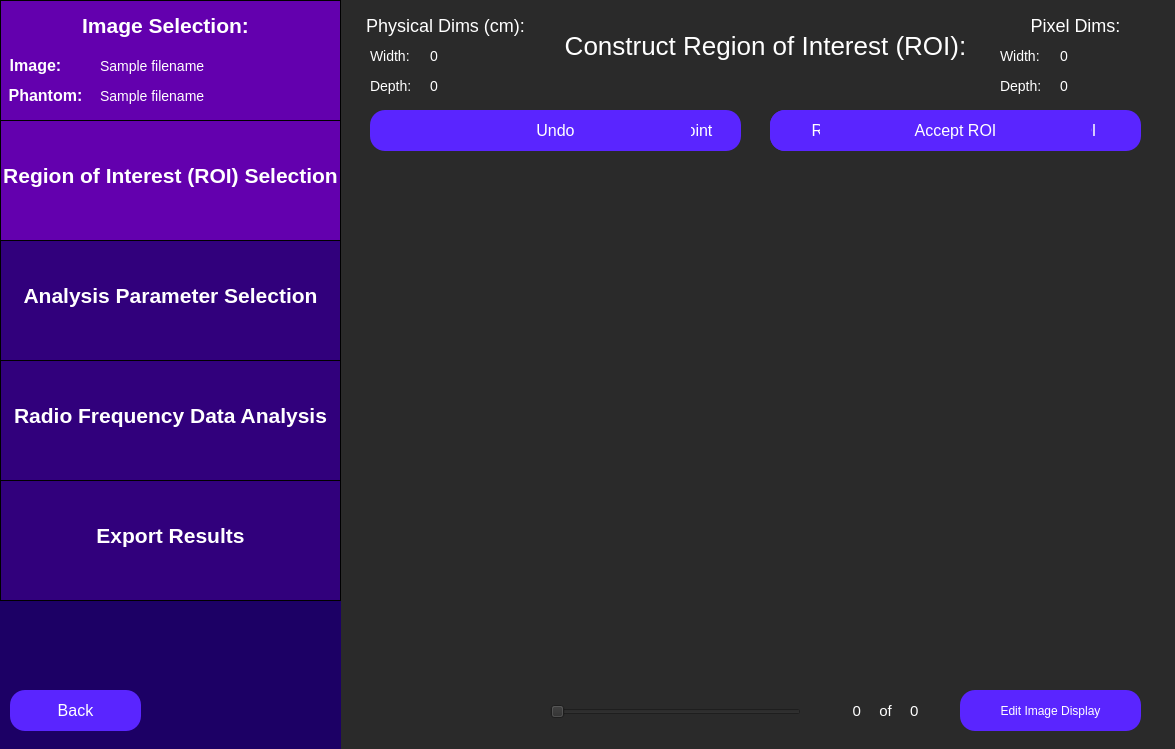
<?xml version="1.0" encoding="UTF-8"?>
<ui version="4.0">
 <class>constructRoi</class>
 <widget class="QWidget" name="constructRoi">
  <property name="geometry">
   <rect>
    <x>0</x>
    <y>0</y>
    <width>1175</width>
    <height>749</height>
   </rect>
  </property>
  <property name="windowTitle">
   <string>Select Region of Interest</string>
  </property>
  <property name="styleSheet">
   <string notr="true">QWidget {
	background: rgb(42, 42, 42);
}</string>
  </property>
  <widget class="QLabel" name="constructRoiLabel">
   <property name="geometry">
    <rect>
     <x>550</x>
     <y>-20</y>
     <width>431</width>
     <height>131</height>
    </rect>
   </property>
   <property name="styleSheet">
    <string notr="true">QLabel {
	font-size: 26px;
	color: rgb(255, 255, 255);
	background-color: rgba(255, 255, 255, 0);
}</string>
   </property>
   <property name="text">
    <string>Construct Region of Interest (ROI):</string>
   </property>
   <property name="textFormat">
    <enum>Qt::AutoText</enum>
   </property>
   <property name="scaledContents">
    <bool>false</bool>
   </property>
   <property name="alignment">
    <set>Qt::AlignCenter</set>
   </property>
   <property name="wordWrap">
    <bool>true</bool>
   </property>
  </widget>
  <widget class="QPushButton" name="drawRoiButton">
   <property name="geometry">
    <rect>
     <x>370</x>
     <y>110</y>
     <width>171</width>
     <height>41</height>
    </rect>
   </property>
   <property name="styleSheet">
    <string notr="true">QPushButton {
	color: white;
	font-size: 16px;
	background: rgb(90, 37, 255);
	border-radius: 15px;
}
QPushButton:checked {
	color:white; 
	font-size: 16px;
	background: rgb(45, 0, 110);
	border-radius: 15px;
}
</string>
   </property>
   <property name="text">
    <string>Draw ROI</string>
   </property>
   <property name="checkable">
    <bool>true</bool>
   </property>
   <property name="checked">
    <bool>false</bool>
   </property>
  </widget>
  <widget class="QPushButton" name="undoLastPtButton">
   <property name="geometry">
    <rect>
     <x>570</x>
     <y>110</y>
     <width>171</width>
     <height>41</height>
    </rect>
   </property>
   <property name="styleSheet">
    <string notr="true">QPushButton {
	color: white;
	font-size: 16px;
	background: rgb(90, 37, 255);
	border-radius: 15px;
}</string>
   </property>
   <property name="text">
    <string>Undo Last Point</string>
   </property>
   <property name="checkable">
    <bool>false</bool>
   </property>
  </widget>
  <widget class="QPushButton" name="acceptRoiButton">
   <property name="geometry">
    <rect>
     <x>970</x>
     <y>110</y>
     <width>171</width>
     <height>41</height>
    </rect>
   </property>
   <property name="styleSheet">
    <string notr="true">QPushButton {
	color: white;
	font-size: 16px;
	background: rgb(90, 37, 255);
	border-radius: 15px;
}</string>
   </property>
   <property name="text">
    <string>Accept ROI</string>
   </property>
   <property name="checkable">
    <bool>false</bool>
   </property>
  </widget>
  <widget class="QWidget" name="sidebar" native="true">
   <property name="geometry">
    <rect>
     <x>0</x>
     <y>0</y>
     <width>341</width>
     <height>751</height>
    </rect>
   </property>
   <property name="toolTip">
    <string>&lt;html&gt;&lt;head/&gt;&lt;body&gt;&lt;p&gt;&lt;br/&gt;&lt;/p&gt;&lt;/body&gt;&lt;/html&gt;</string>
   </property>
   <property name="styleSheet">
    <string notr="true">QWidget {
	background-color: rgb(28, 0, 101);
}</string>
   </property>
   <widget class="QFrame" name="imageSelectionSidebar">
    <property name="geometry">
     <rect>
      <x>0</x>
      <y>0</y>
      <width>341</width>
      <height>121</height>
     </rect>
    </property>
    <property name="styleSheet">
     <string notr="true">QFrame {
	background-color: rgb(99, 0, 174);
	border: 1px solid black;
}</string>
    </property>
    <property name="frameShape">
     <enum>QFrame::StyledPanel</enum>
    </property>
    <property name="frameShadow">
     <enum>QFrame::Raised</enum>
    </property>
    <widget class="QLabel" name="imageSelectionLabelSidebar">
     <property name="geometry">
      <rect>
       <x>70</x>
       <y>0</y>
       <width>191</width>
       <height>51</height>
      </rect>
     </property>
     <property name="styleSheet">
      <string notr="true">QLabel {
	font-size: 21px;
	color: rgb(255, 255, 255);
	background-color: rgba(255, 255, 255, 0);
	border: 0px;
	font-weight: bold;
}</string>
     </property>
     <property name="text">
      <string>Image Selection:</string>
     </property>
     <property name="alignment">
      <set>Qt::AlignCenter</set>
     </property>
    </widget>
    <widget class="QLabel" name="imageLabel">
     <property name="geometry">
      <rect>
       <x>-60</x>
       <y>40</y>
       <width>191</width>
       <height>51</height>
      </rect>
     </property>
     <property name="styleSheet">
      <string notr="true">QLabel {
	font-size: 16px;
	color: rgb(255, 255, 255);
	background-color: rgba(255, 255, 255, 0);
	border: 0px;
	font-weight: bold;
}</string>
     </property>
     <property name="text">
      <string>Image:</string>
     </property>
     <property name="alignment">
      <set>Qt::AlignCenter</set>
     </property>
    </widget>
    <widget class="QLabel" name="phantomLabel">
     <property name="geometry">
      <rect>
       <x>-50</x>
       <y>70</y>
       <width>191</width>
       <height>51</height>
      </rect>
     </property>
     <property name="styleSheet">
      <string notr="true">QLabel {
	font-size: 16px;
	color: rgb(255, 255, 255);
	background-color: rgba(255, 255, 255, 0);
	border: 0px;
	font-weight: bold
}</string>
     </property>
     <property name="text">
      <string>Phantom:</string>
     </property>
     <property name="alignment">
      <set>Qt::AlignCenter</set>
     </property>
    </widget>
    <widget class="QLabel" name="imagePathInput">
     <property name="geometry">
      <rect>
       <x>100</x>
       <y>40</y>
       <width>241</width>
       <height>51</height>
      </rect>
     </property>
     <property name="styleSheet">
      <string notr="true">QLabel {
	font-size: 14px;
	color: rgb(255, 255, 255);
	background-color: rgba(255, 255, 255, 0);
	border: 0px;
}</string>
     </property>
     <property name="text">
      <string>Sample filename </string>
     </property>
     <property name="alignment">
      <set>Qt::AlignLeading|Qt::AlignLeft|Qt::AlignVCenter</set>
     </property>
    </widget>
    <widget class="QLabel" name="phantomPathInput">
     <property name="geometry">
      <rect>
       <x>100</x>
       <y>70</y>
       <width>241</width>
       <height>51</height>
      </rect>
     </property>
     <property name="styleSheet">
      <string notr="true">QLabel {
	font-size: 14px;
	color: rgb(255, 255, 255);
	background-color: rgba(255, 255, 255, 0);
	border: 0px;
}</string>
     </property>
     <property name="text">
      <string>Sample filename </string>
     </property>
     <property name="alignment">
      <set>Qt::AlignLeading|Qt::AlignLeft|Qt::AlignVCenter</set>
     </property>
    </widget>
   </widget>
   <widget class="QFrame" name="roiSidebar">
    <property name="geometry">
     <rect>
      <x>0</x>
      <y>120</y>
      <width>341</width>
      <height>121</height>
     </rect>
    </property>
    <property name="styleSheet">
     <string notr="true">QFrame {
	background-color: rgb(99, 0, 174);
	border: 1px solid black;
}</string>
    </property>
    <property name="frameShape">
     <enum>QFrame::StyledPanel</enum>
    </property>
    <property name="frameShadow">
     <enum>QFrame::Raised</enum>
    </property>
    <widget class="QLabel" name="roiSidebarLabel">
     <property name="geometry">
      <rect>
       <x>0</x>
       <y>30</y>
       <width>341</width>
       <height>51</height>
      </rect>
     </property>
     <property name="styleSheet">
      <string notr="true">QLabel {
	font-size: 21px;
	color: rgb(255, 255, 255);
	background-color: rgba(255, 255, 255, 0);
	border: 0px;
	font-weight: bold;
}</string>
     </property>
     <property name="text">
      <string>Region of Interest (ROI) Selection</string>
     </property>
     <property name="alignment">
      <set>Qt::AlignCenter</set>
     </property>
    </widget>
   </widget>
   <widget class="QFrame" name="rfAnalysisSidebar">
    <property name="geometry">
     <rect>
      <x>0</x>
      <y>360</y>
      <width>341</width>
      <height>121</height>
     </rect>
    </property>
    <property name="styleSheet">
     <string notr="true">QFrame {
	background-color:  rgb(49, 0, 124);
	border: 1px solid black;
}</string>
    </property>
    <property name="frameShape">
     <enum>QFrame::StyledPanel</enum>
    </property>
    <property name="frameShadow">
     <enum>QFrame::Raised</enum>
    </property>
    <widget class="QLabel" name="rfAnalysisLabel">
     <property name="geometry">
      <rect>
       <x>0</x>
       <y>30</y>
       <width>341</width>
       <height>51</height>
      </rect>
     </property>
     <property name="styleSheet">
      <string notr="true">QLabel {
	font-size: 21px;
	color: rgb(255, 255, 255);
	background-color: rgba(255, 255, 255, 0);
	border: 0px;
	font-weight: bold;
}</string>
     </property>
     <property name="text">
      <string>Radio Frequency Data Analysis</string>
     </property>
     <property name="alignment">
      <set>Qt::AlignCenter</set>
     </property>
    </widget>
   </widget>
   <widget class="QFrame" name="exportResultsSidebar">
    <property name="geometry">
     <rect>
      <x>0</x>
      <y>480</y>
      <width>341</width>
      <height>121</height>
     </rect>
    </property>
    <property name="styleSheet">
     <string notr="true">QFrame {
	background-color:  rgb(49, 0, 124);
	border: 1px solid black;
}</string>
    </property>
    <property name="frameShape">
     <enum>QFrame::StyledPanel</enum>
    </property>
    <property name="frameShadow">
     <enum>QFrame::Raised</enum>
    </property>
    <widget class="QLabel" name="exportResultsLabel">
     <property name="geometry">
      <rect>
       <x>20</x>
       <y>30</y>
       <width>301</width>
       <height>51</height>
      </rect>
     </property>
     <property name="styleSheet">
      <string notr="true">QLabel {
	font-size: 21px;
	color: rgb(255, 255, 255);
	background-color: rgba(255, 255, 255, 0);
	border: 0px;
	font-weight: bold;
}</string>
     </property>
     <property name="text">
      <string>Export Results</string>
     </property>
     <property name="alignment">
      <set>Qt::AlignCenter</set>
     </property>
    </widget>
   </widget>
  </widget>
  <widget class="QFrame" name="analysisParamsSidebar">
   <property name="geometry">
    <rect>
     <x>0</x>
     <y>240</y>
     <width>341</width>
     <height>121</height>
    </rect>
   </property>
   <property name="styleSheet">
    <string notr="true">QFrame {
	background-color: rgb(49, 0, 124);
	border: 1px solid black;
}</string>
   </property>
   <property name="frameShape">
    <enum>QFrame::StyledPanel</enum>
   </property>
   <property name="frameShadow">
    <enum>QFrame::Raised</enum>
   </property>
   <widget class="QLabel" name="analysisParamsLabel">
    <property name="geometry">
     <rect>
      <x>0</x>
      <y>30</y>
      <width>341</width>
      <height>51</height>
     </rect>
    </property>
    <property name="styleSheet">
     <string notr="true">QLabel {
	font-size: 21px;
	color: rgb(255, 255, 255);
	background-color: rgba(255, 255, 255, 0);
	border: 0px;
	font-weight:bold;
}</string>
    </property>
    <property name="text">
     <string>Analysis Parameter Selection</string>
    </property>
    <property name="alignment">
     <set>Qt::AlignCenter</set>
    </property>
   </widget>
  </widget>
  <widget class="QPushButton" name="editImageDisplayButton">
   <property name="geometry">
    <rect>
     <x>960</x>
     <y>690</y>
     <width>181</width>
     <height>41</height>
    </rect>
   </property>
   <property name="styleSheet">
    <string notr="true">QPushButton {
	color: white;
	font-size: 12px;
	background: rgb(90, 37, 255);
	border-radius: 15px;
}</string>
   </property>
   <property name="text">
    <string>Edit Image Display</string>
   </property>
  </widget>
  <widget class="QPushButton" name="closeRoiButton">
   <property name="geometry">
    <rect>
     <x>770</x>
     <y>110</y>
     <width>171</width>
     <height>41</height>
    </rect>
   </property>
   <property name="styleSheet">
    <string notr="true">QPushButton {
	color: white;
	font-size: 16px;
	background: rgb(90, 37, 255);
	border-radius: 15px;
}</string>
   </property>
   <property name="text">
    <string>Close ROI</string>
   </property>
   <property name="checkable">
    <bool>false</bool>
   </property>
  </widget>
  <widget class="QPushButton" name="redrawRoiButton">
   <property name="geometry">
    <rect>
     <x>770</x>
     <y>110</y>
     <width>171</width>
     <height>41</height>
    </rect>
   </property>
   <property name="styleSheet">
    <string notr="true">QPushButton {
	color: white;
	font-size: 16px;
	background: rgb(90, 37, 255);
	border-radius: 15px;
}</string>
   </property>
   <property name="text">
    <string>Redraw ROI</string>
   </property>
   <property name="checkable">
    <bool>false</bool>
   </property>
  </widget>
  <widget class="QPushButton" name="backButton">
   <property name="geometry">
    <rect>
     <x>10</x>
     <y>690</y>
     <width>131</width>
     <height>41</height>
    </rect>
   </property>
   <property name="styleSheet">
    <string notr="true">QPushButton {
	color: white;
	font-size: 16px;
	background: rgb(90, 37, 255);
	border-radius: 15px;
}</string>
   </property>
   <property name="text">
    <string>Back</string>
   </property>
  </widget>
  <widget class="QSlider" name="curFrameSlider">
   <property name="geometry">
    <rect>
     <x>550</x>
     <y>691</y>
     <width>251</width>
     <height>41</height>
    </rect>
   </property>
   <property name="orientation">
    <enum>Qt::Horizontal</enum>
   </property>
  </widget>
  <widget class="QLabel" name="curFrameLabel">
   <property name="geometry">
    <rect>
     <x>810</x>
     <y>695</y>
     <width>51</width>
     <height>31</height>
    </rect>
   </property>
   <property name="styleSheet">
    <string notr="true">QLabel {
	font-size: 15px;
	color: rgb(255, 255, 255);
	background-color: rgba(255, 255, 255, 0);
}</string>
   </property>
   <property name="text">
    <string>0</string>
   </property>
   <property name="textFormat">
    <enum>Qt::AutoText</enum>
   </property>
   <property name="scaledContents">
    <bool>false</bool>
   </property>
   <property name="alignment">
    <set>Qt::AlignRight|Qt::AlignTrailing|Qt::AlignVCenter</set>
   </property>
   <property name="wordWrap">
    <bool>true</bool>
   </property>
  </widget>
  <widget class="QLabel" name="ofFramesLabel">
   <property name="geometry">
    <rect>
     <x>860</x>
     <y>695</y>
     <width>51</width>
     <height>31</height>
    </rect>
   </property>
   <property name="styleSheet">
    <string notr="true">QLabel {
	font-size: 15px;
	color: rgb(255, 255, 255);
	background-color: rgba(255, 255, 255, 0);
}</string>
   </property>
   <property name="text">
    <string>of</string>
   </property>
   <property name="textFormat">
    <enum>Qt::AutoText</enum>
   </property>
   <property name="scaledContents">
    <bool>false</bool>
   </property>
   <property name="alignment">
    <set>Qt::AlignCenter</set>
   </property>
   <property name="wordWrap">
    <bool>true</bool>
   </property>
  </widget>
  <widget class="QLabel" name="totalFramesLabel">
   <property name="geometry">
    <rect>
     <x>910</x>
     <y>695</y>
     <width>51</width>
     <height>31</height>
    </rect>
   </property>
   <property name="styleSheet">
    <string notr="true">QLabel {
	font-size: 15px;
	color: rgb(255, 255, 255);
	background-color: rgba(255, 255, 255, 0);
}</string>
   </property>
   <property name="text">
    <string>0</string>
   </property>
   <property name="textFormat">
    <enum>Qt::AutoText</enum>
   </property>
   <property name="scaledContents">
    <bool>false</bool>
   </property>
   <property name="alignment">
    <set>Qt::AlignLeading|Qt::AlignLeft|Qt::AlignVCenter</set>
   </property>
   <property name="wordWrap">
    <bool>true</bool>
   </property>
  </widget>
  <widget class="QLabel" name="imDisplayFrame">
   <property name="geometry">
    <rect>
     <x>420</x>
     <y>170</y>
     <width>721</width>
     <height>501</height>
    </rect>
   </property>
   <property name="text">
    <string/>
   </property>
   <property name="alignment">
    <set>Qt::AlignCenter</set>
   </property>
  </widget>
  <widget class="QLabel" name="imMaskFrame">
   <property name="geometry">
    <rect>
     <x>420</x>
     <y>170</y>
     <width>721</width>
     <height>501</height>
    </rect>
   </property>
   <property name="styleSheet">
    <string notr="true">QLabel {
	background-color: transparent;
}</string>
   </property>
   <property name="text">
    <string/>
   </property>
   <property name="alignment">
    <set>Qt::AlignCenter</set>
   </property>
  </widget>
  <widget class="QLabel" name="imCoverFrame">
   <property name="geometry">
    <rect>
     <x>420</x>
     <y>170</y>
     <width>721</width>
     <height>501</height>
    </rect>
   </property>
   <property name="styleSheet">
    <string notr="true">QLabel {
	background-color: transparent;
}</string>
   </property>
   <property name="text">
    <string/>
   </property>
   <property name="alignment">
    <set>Qt::AlignCenter</set>
   </property>
  </widget>
  <widget class="QPushButton" name="loadRoiButton">
   <property name="geometry">
    <rect>
     <x>820</x>
     <y>110</y>
     <width>271</width>
     <height>41</height>
    </rect>
   </property>
   <property name="styleSheet">
    <string notr="true">QPushButton {
	color: white;
	font-size: 16px;
	background: rgb(90, 37, 255);
	border-radius: 15px;
}
</string>
   </property>
   <property name="text">
    <string>Load ROI</string>
   </property>
   <property name="checkable">
    <bool>true</bool>
   </property>
   <property name="checked">
    <bool>false</bool>
   </property>
  </widget>
  <widget class="QPushButton" name="newRoiButton">
   <property name="geometry">
    <rect>
     <x>420</x>
     <y>110</y>
     <width>271</width>
     <height>41</height>
    </rect>
   </property>
   <property name="styleSheet">
    <string notr="true">QPushButton {
	color: white;
	font-size: 16px;
	background: rgb(90, 37, 255);
	border-radius: 15px;
}
</string>
   </property>
   <property name="text">
    <string>New ROI</string>
   </property>
   <property name="checkable">
    <bool>true</bool>
   </property>
   <property name="checked">
    <bool>false</bool>
   </property>
  </widget>
  <widget class="QPushButton" name="acceptLoadedRoiButton">
   <property name="geometry">
    <rect>
     <x>820</x>
     <y>110</y>
     <width>271</width>
     <height>41</height>
    </rect>
   </property>
   <property name="styleSheet">
    <string notr="true">QPushButton {
	color: white;
	font-size: 16px;
	background: rgb(90, 37, 255);
	border-radius: 15px;
}
</string>
   </property>
   <property name="text">
    <string>Accept ROI</string>
   </property>
   <property name="checkable">
    <bool>true</bool>
   </property>
   <property name="checked">
    <bool>false</bool>
   </property>
  </widget>
  <widget class="QPushButton" name="undoLoadedRoiButton">
   <property name="geometry">
    <rect>
     <x>420</x>
     <y>110</y>
     <width>271</width>
     <height>41</height>
    </rect>
   </property>
   <property name="styleSheet">
    <string notr="true">QPushButton {
	color: white;
	font-size: 16px;
	background: rgb(90, 37, 255);
	border-radius: 15px;
}
</string>
   </property>
   <property name="text">
    <string>Undo</string>
   </property>
   <property name="checkable">
    <bool>true</bool>
   </property>
   <property name="checked">
    <bool>false</bool>
   </property>
  </widget>
  <widget class="QLabel" name="physicalDimsLabel">
   <property name="geometry">
    <rect>
     <x>310</x>
     <y>0</y>
     <width>271</width>
     <height>51</height>
    </rect>
   </property>
   <property name="styleSheet">
    <string notr="true">QLabel {
	font-size: 18px;
	color: rgb(255, 255, 255);
	background-color: rgba(255, 255, 255, 0);
}</string>
   </property>
   <property name="text">
    <string>Physical Dims (cm):</string>
   </property>
   <property name="textFormat">
    <enum>Qt::AutoText</enum>
   </property>
   <property name="scaledContents">
    <bool>false</bool>
   </property>
   <property name="alignment">
    <set>Qt::AlignCenter</set>
   </property>
   <property name="wordWrap">
    <bool>true</bool>
   </property>
  </widget>
  <widget class="QLabel" name="physicalWidthLabel">
   <property name="geometry">
    <rect>
     <x>370</x>
     <y>40</y>
     <width>91</width>
     <height>31</height>
    </rect>
   </property>
   <property name="styleSheet">
    <string notr="true">QLabel {
	font-size: 14px;
	color: rgb(255, 255, 255);
	background-color: rgba(255, 255, 255, 0);
}</string>
   </property>
   <property name="text">
    <string>Width:</string>
   </property>
   <property name="textFormat">
    <enum>Qt::AutoText</enum>
   </property>
   <property name="scaledContents">
    <bool>false</bool>
   </property>
   <property name="alignment">
    <set>Qt::AlignLeading|Qt::AlignLeft|Qt::AlignVCenter</set>
   </property>
   <property name="wordWrap">
    <bool>true</bool>
   </property>
  </widget>
  <widget class="QLabel" name="physicalDepthLabel">
   <property name="geometry">
    <rect>
     <x>370</x>
     <y>70</y>
     <width>91</width>
     <height>31</height>
    </rect>
   </property>
   <property name="styleSheet">
    <string notr="true">QLabel {
	font-size: 14px;
	color: rgb(255, 255, 255);
	background-color: rgba(255, 255, 255, 0);
}</string>
   </property>
   <property name="text">
    <string>Depth:</string>
   </property>
   <property name="textFormat">
    <enum>Qt::AutoText</enum>
   </property>
   <property name="scaledContents">
    <bool>false</bool>
   </property>
   <property name="alignment">
    <set>Qt::AlignLeading|Qt::AlignLeft|Qt::AlignVCenter</set>
   </property>
   <property name="wordWrap">
    <bool>true</bool>
   </property>
  </widget>
  <widget class="QLabel" name="physicalWidthVal">
   <property name="geometry">
    <rect>
     <x>430</x>
     <y>40</y>
     <width>91</width>
     <height>31</height>
    </rect>
   </property>
   <property name="styleSheet">
    <string notr="true">QLabel {
	font-size: 14px;
	color: rgb(255, 255, 255);
	background-color: rgba(255, 255, 255, 0);
}</string>
   </property>
   <property name="text">
    <string>0</string>
   </property>
   <property name="textFormat">
    <enum>Qt::AutoText</enum>
   </property>
   <property name="scaledContents">
    <bool>false</bool>
   </property>
   <property name="alignment">
    <set>Qt::AlignLeading|Qt::AlignLeft|Qt::AlignVCenter</set>
   </property>
   <property name="wordWrap">
    <bool>true</bool>
   </property>
  </widget>
  <widget class="QLabel" name="physicalDepthVal">
   <property name="geometry">
    <rect>
     <x>430</x>
     <y>70</y>
     <width>91</width>
     <height>31</height>
    </rect>
   </property>
   <property name="styleSheet">
    <string notr="true">QLabel {
	font-size: 14px;
	color: rgb(255, 255, 255);
	background-color: rgba(255, 255, 255, 0);
}</string>
   </property>
   <property name="text">
    <string>0</string>
   </property>
   <property name="textFormat">
    <enum>Qt::AutoText</enum>
   </property>
   <property name="scaledContents">
    <bool>false</bool>
   </property>
   <property name="alignment">
    <set>Qt::AlignLeading|Qt::AlignLeft|Qt::AlignVCenter</set>
   </property>
   <property name="wordWrap">
    <bool>true</bool>
   </property>
  </widget>
  <widget class="QLabel" name="pixelDepthLabel">
   <property name="geometry">
    <rect>
     <x>1000</x>
     <y>70</y>
     <width>91</width>
     <height>31</height>
    </rect>
   </property>
   <property name="styleSheet">
    <string notr="true">QLabel {
	font-size: 14px;
	color: rgb(255, 255, 255);
	background-color: rgba(255, 255, 255, 0);
}</string>
   </property>
   <property name="text">
    <string>Depth:</string>
   </property>
   <property name="textFormat">
    <enum>Qt::AutoText</enum>
   </property>
   <property name="scaledContents">
    <bool>false</bool>
   </property>
   <property name="alignment">
    <set>Qt::AlignLeading|Qt::AlignLeft|Qt::AlignVCenter</set>
   </property>
   <property name="wordWrap">
    <bool>true</bool>
   </property>
  </widget>
  <widget class="QLabel" name="pixelWidthLabel">
   <property name="geometry">
    <rect>
     <x>1000</x>
     <y>40</y>
     <width>91</width>
     <height>31</height>
    </rect>
   </property>
   <property name="styleSheet">
    <string notr="true">QLabel {
	font-size: 14px;
	color: rgb(255, 255, 255);
	background-color: rgba(255, 255, 255, 0);
}</string>
   </property>
   <property name="text">
    <string>Width:</string>
   </property>
   <property name="textFormat">
    <enum>Qt::AutoText</enum>
   </property>
   <property name="scaledContents">
    <bool>false</bool>
   </property>
   <property name="alignment">
    <set>Qt::AlignLeading|Qt::AlignLeft|Qt::AlignVCenter</set>
   </property>
   <property name="wordWrap">
    <bool>true</bool>
   </property>
  </widget>
  <widget class="QLabel" name="pixelDepthVal">
   <property name="geometry">
    <rect>
     <x>1060</x>
     <y>70</y>
     <width>91</width>
     <height>31</height>
    </rect>
   </property>
   <property name="styleSheet">
    <string notr="true">QLabel {
	font-size: 14px;
	color: rgb(255, 255, 255);
	background-color: rgba(255, 255, 255, 0);
}</string>
   </property>
   <property name="text">
    <string>0</string>
   </property>
   <property name="textFormat">
    <enum>Qt::AutoText</enum>
   </property>
   <property name="scaledContents">
    <bool>false</bool>
   </property>
   <property name="alignment">
    <set>Qt::AlignLeading|Qt::AlignLeft|Qt::AlignVCenter</set>
   </property>
   <property name="wordWrap">
    <bool>true</bool>
   </property>
  </widget>
  <widget class="QLabel" name="pixelDimsLabel">
   <property name="geometry">
    <rect>
     <x>940</x>
     <y>0</y>
     <width>271</width>
     <height>51</height>
    </rect>
   </property>
   <property name="styleSheet">
    <string notr="true">QLabel {
	font-size: 18px;
	color: rgb(255, 255, 255);
	background-color: rgba(255, 255, 255, 0);
}</string>
   </property>
   <property name="text">
    <string>Pixel Dims:</string>
   </property>
   <property name="textFormat">
    <enum>Qt::AutoText</enum>
   </property>
   <property name="scaledContents">
    <bool>false</bool>
   </property>
   <property name="alignment">
    <set>Qt::AlignCenter</set>
   </property>
   <property name="wordWrap">
    <bool>true</bool>
   </property>
  </widget>
  <widget class="QLabel" name="pixelWidthVal">
   <property name="geometry">
    <rect>
     <x>1060</x>
     <y>40</y>
     <width>91</width>
     <height>31</height>
    </rect>
   </property>
   <property name="styleSheet">
    <string notr="true">QLabel {
	font-size: 14px;
	color: rgb(255, 255, 255);
	background-color: rgba(255, 255, 255, 0);
}</string>
   </property>
   <property name="text">
    <string>0</string>
   </property>
   <property name="textFormat">
    <enum>Qt::AutoText</enum>
   </property>
   <property name="scaledContents">
    <bool>false</bool>
   </property>
   <property name="alignment">
    <set>Qt::AlignLeading|Qt::AlignLeft|Qt::AlignVCenter</set>
   </property>
   <property name="wordWrap">
    <bool>true</bool>
   </property>
  </widget>
 </widget>
 <resources/>
 <connections/>
</ui>
